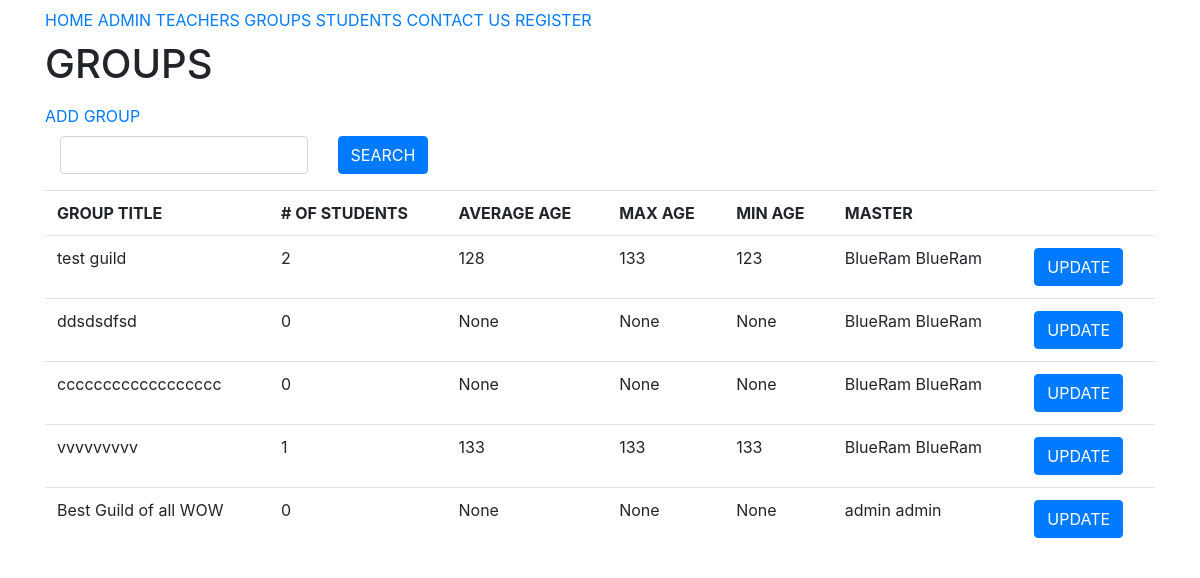
The app's page /groups/ with its own data.
### core/models.py (models this page shows, shortened)
class Group(models.Model):
    title = models.CharField(
        max_length=255,
        verbose_name="Название"
    )
    teacher = models.ForeignKey(
        get_user_model(),
        on_delete=models.CASCADE,
        verbose_name="Учитель",
        related_name="teacher_groups"
    )
    class Meta:
        verbose_name = "Группа"
        verbose_name_plural = "Группы"

class Teacher(AbstractUser):
    age = models.IntegerField(
        null=False,
        default=1,
        verbose_name="Возраст"
    )
    def __str__(self):
        return f'{self.first_name} {self.last_name}'
    class Meta:
        verbose_name = "Учитель"
        verbose_name_plural = "Учителя"

### core/views.py (the view)
# urls.py: path('groups/', GroupsView.as_view(), name='groups'),
class GroupsView(TemplateView):
    template_name = "groups.html"
    def get_context_data(self, **kwargs):
        groups = Group.objects.all().select_related().annotate(
            number_of_students=Count('students'),
            avg_age=Avg('students__age', output_field=IntegerField()),
            max_age=Max('students__age'),
            min_age=Min('students__age')
        )
        context = {
            'groups': groups
        }
        return context

### core/templates/groups.html (shortened to what this page needs)
{% load bootstrap %}
<html lang="en">
<head>
    <link rel="stylesheet" href="https://cdn.jsdelivr.net/npm/bootstrap@4.5.3/dist/css/bootstrap.min.css">
</head>
<body>
    <div class="container">
    <a class="py-2 d-none d-md-inline-block" href="{% url 'students:home' %}">HOME</a>
    <a class="py-2 d-none d-md-inline-block" href="/admin/">ADMIN</a>
    <a class="py-2 d-none d-md-inline-block" href="{% url 'students:teachers' %}">TEACHERS</a>
    <a class="py-2 d-none d-md-inline-block" href="{% url 'students:groups' %}">GROUPS</a>
    <a class="py-2 d-none d-md-inline-block" href="{% url 'students:students' %}">STUDENTS</a>
    <a class="py-2 d-none d-md-inline-block" href="{% url 'students:contact_us' %}">CONTACT US</a>
    <a class="py-2 d-none d-md-inline-block" href="{% url 'students:registration' %}">REGISTER</a>
    <h1>GROUPS</h1>
    <a class="py-2 d-none d-md-inline-block" href="{% url 'students:group_create' %}">ADD GROUP</a>
    <div class="col-md-12">
        <form method="get">
            <div class="row">
                <div class="col-md-3">
                    <input class="form-control" type="search" name="query" value="{{query}}">
                </div>
                <div class="col-md-9">
                    <input type="submit" class="btn btn-primary" value="SEARCH">
                </div>
            </div>
        </form>
    </div>
    <table class="table">
        <tr>
            <th>GROUP TITLE</th>
            <th># OF STUDENTS</th>
            <th>AVERAGE AGE</th>
            <th>MAX AGE</th>
            <th>MIN AGE</th>
            <th>MASTER</th>
            <th></th>
        </tr>
        {% for group in groups %}
            <tr>
                <td>{{group.title}}</td>
                <td>{{group.number_of_students}}</td>
                <td>{{group.avg_age}}</td>
                <td>{{group.max_age}}</td>
                <td>{{group.min_age}}</td>
                <td>{{group.teacher}}</td>
                <td>
                    <a class="btn btn-primary" href="{% url 'students:group_update' group.id %}">UPDATE</a>
                </td>
            </tr>
        {% endfor %}
    </table>
    </div>
</body>
</html>

### records on screen
Group: title "test guild", number_of_students "2", avg_age "128", max_age "133", min_age "123", teacher "BlueRam BlueRam"
Group: title "ddsdsdfsd", number_of_students "0", avg_age "None", max_age "None", min_age "None", teacher "BlueRam BlueRam"
Group: title "cccccccccccccccccc", number_of_students "0", avg_age "None", max_age "None", min_age "None", teacher "BlueRam BlueRam"
Group: title "vvvvvvvvv", number_of_students "1", avg_age "133", max_age "133", min_age "133", teacher "BlueRam BlueRam"
Group: title "Best Guild of all WOW", number_of_students "0", avg_age "None", max_age "None", min_age "None", teacher "admin admin"
